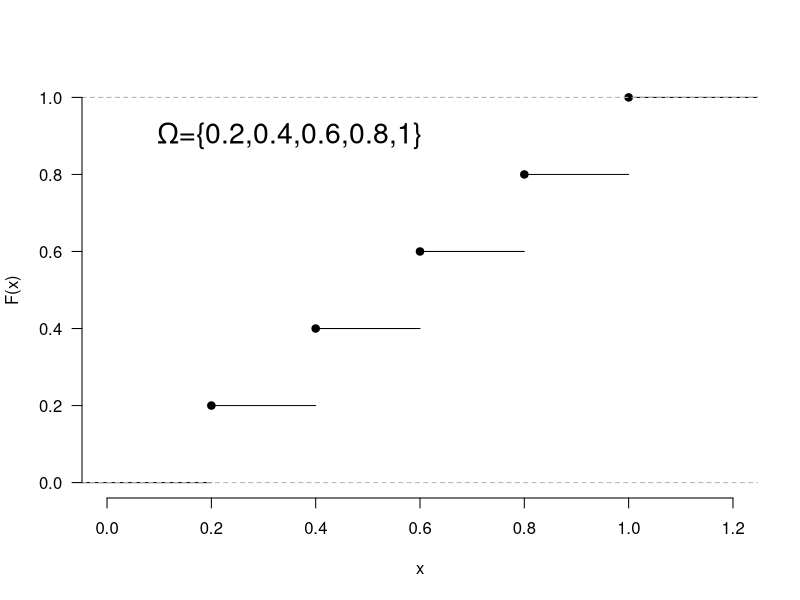
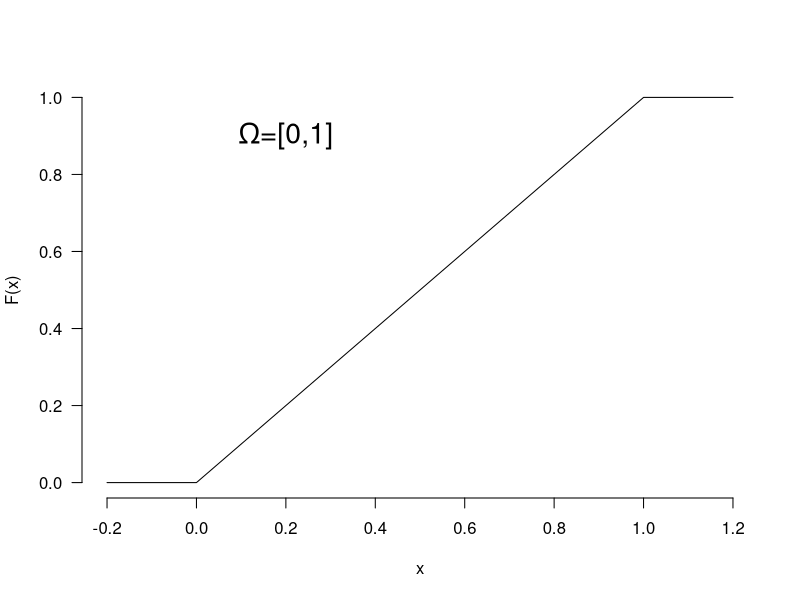

Source code (R) for these figures, in order:
# TODO: Add comment
# 
# Author: ortellic
###############################################################################

#jpeg(file="funzioneRipartizioneUniformeDiscreta.jpg")
pdf(file="funzioneRipartizioneUniformeDiscreta.pdf")

plot(x=ecdf(seq(0.2,1,by=0.2)),ylab="F(x)",
#		main="Distribuzione Uniforme",
		main="",
		axes=FALSE
)

Axis(at=seq(0,1.2,by=0.2),side=1)
Axis(side=2,las=1)

text(0.35,0.9,
		expression(
				paste(Omega,"={0.2,0.4,0.6,0.8,1}")
		),
		cex = 1.7
)
dev.off()



pdf(file="funzioneRipartizioneUniformeContinua.pdf")
x = seq(0,1.2,by=0.2)
y = punif(x, min=0, max=1)
x = c(-0.2,x)
y = c(0,y)

plot(x,y,ylab="F(x)",type="l",
#		main="Distribuzione Uniforme",
		main="",
		axes=FALSE
)

Axis(at=seq(-0.2,1.2,by=0.2),side=1)
Axis(side=2,las=1)

text(0.2,0.9,
		expression(
				paste(Omega,"=[0,1]")
		),
		cex=1.7
)
dev.off()
